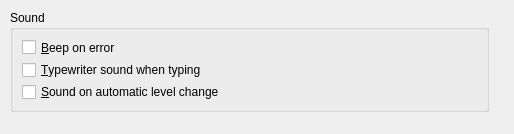
<ui version="4.0" >
 <class>KTouchPrefSoundPage</class>
 <widget class="QWidget" name="KTouchPrefSoundPage" >
  <property name="geometry" >
   <rect>
    <x>0</x>
    <y>0</y>
    <width>514</width>
    <height>134</height>
   </rect>
  </property>
  <property name="windowTitle" >
   <string>Form</string>
  </property>
  <widget class="QGroupBox" name="groupBox1" >
   <property name="geometry" >
    <rect>
     <x>10</x>
     <y>10</y>
     <width>479</width>
     <height>102</height>
    </rect>
   </property>
   <property name="title" >
    <string>Sound</string>
   </property>
   <layout class="QVBoxLayout" >
    <property name="margin" >
     <number>9</number>
    </property>
    <property name="spacing" >
     <number>6</number>
    </property>
    <item>
     <widget class="QCheckBox" name="kcfg_BeepOnError" >
      <property name="toolTip" >
       <string>Emit a beep on each typing error</string>
      </property>
      <property name="whatsThis" >
       <string>If checked (default) this will emit a beep each time you make a typing error.</string>
      </property>
      <property name="text" >
       <string>&amp;Beep on error</string>
      </property>
     </widget>
    </item>
    <item>
     <widget class="QCheckBox" name="kcfg_SoundOnKeypress" >
      <property name="toolTip" >
       <string>Make a typewriter sound for each key pressed</string>
      </property>
      <property name="whatsThis" >
       <string>If checked this will play a typewriter sound for every key pressed.</string>
      </property>
      <property name="text" >
       <string>&amp;Typewriter sound when typing</string>
      </property>
     </widget>
    </item>
    <item>
     <widget class="QCheckBox" name="kcfg_SoundOnLevel" >
      <property name="toolTip" >
       <string>Play a sound when the level automatically changes.</string>
      </property>
      <property name="whatsThis" >
       <string>If this is checked (default) a sound will be played each time you automatically change of level.</string>
      </property>
      <property name="text" >
       <string>&amp;Sound on automatic level change</string>
      </property>
     </widget>
    </item>
   </layout>
  </widget>
 </widget>
 <resources/>
 <connections/>
</ui>
